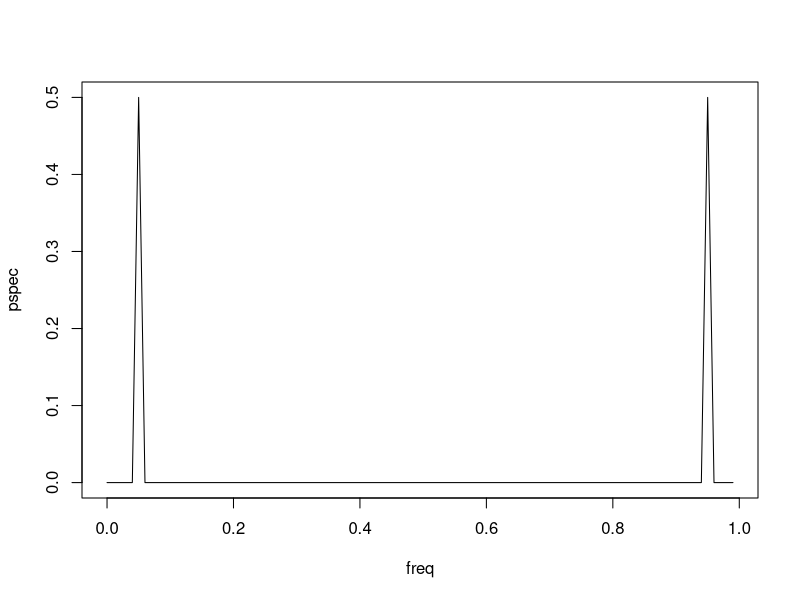
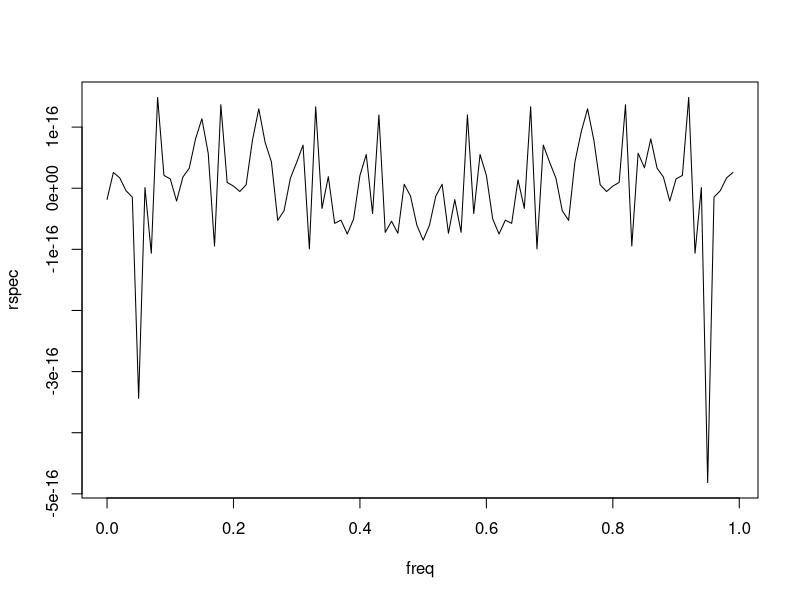
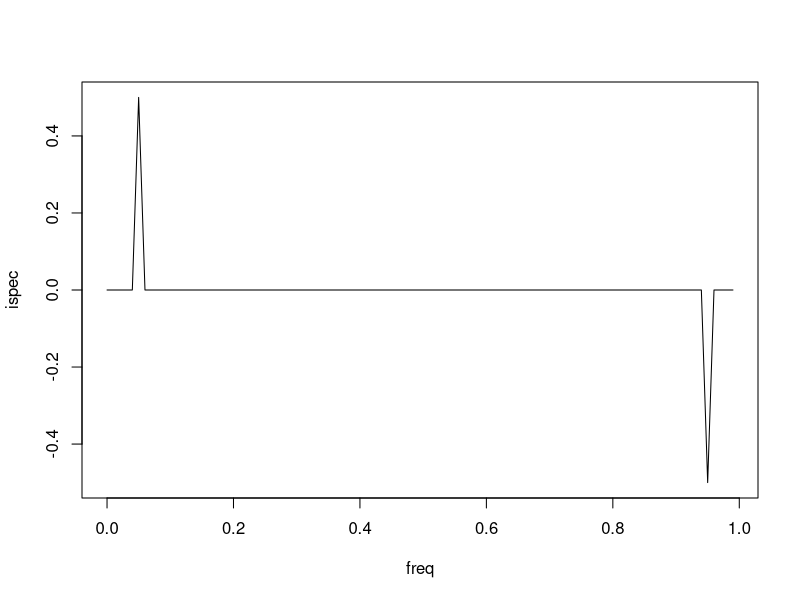
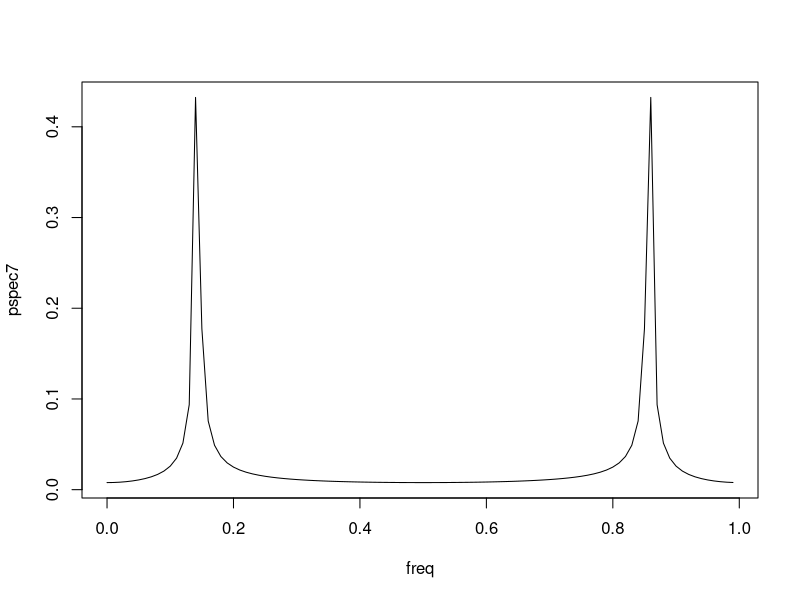
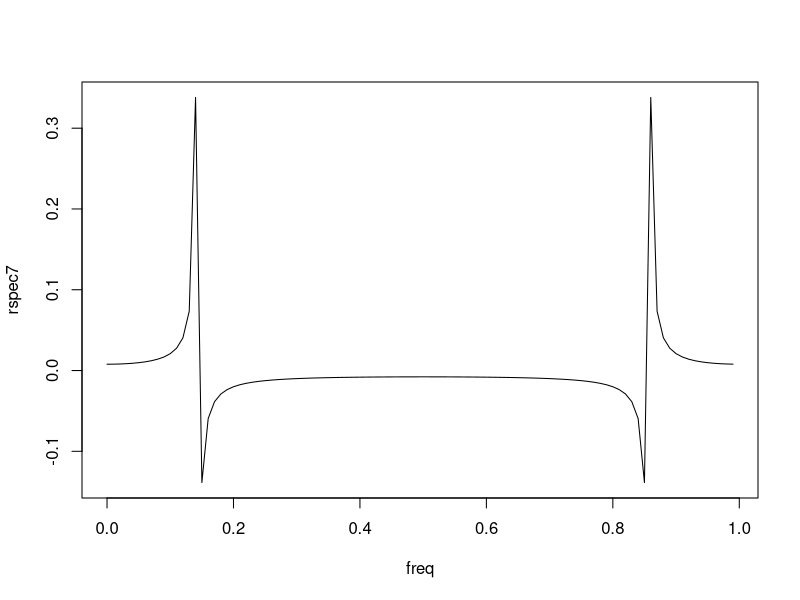
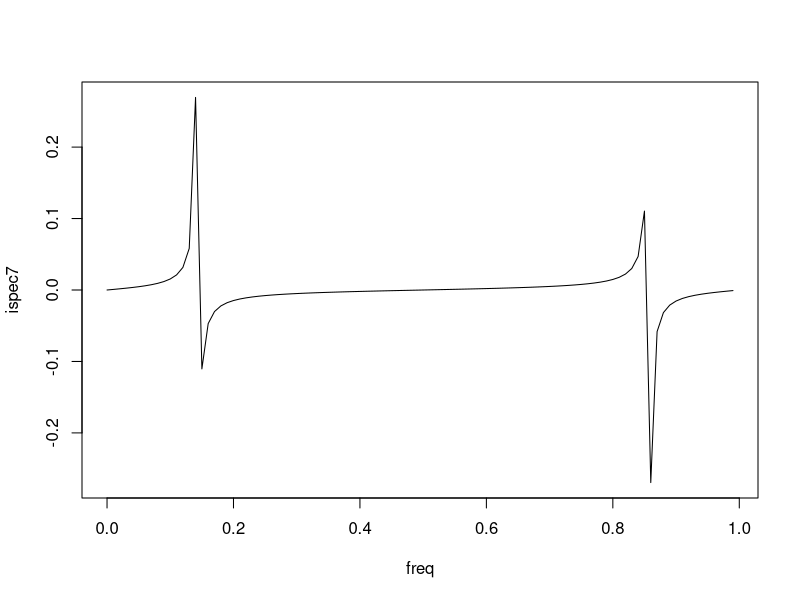
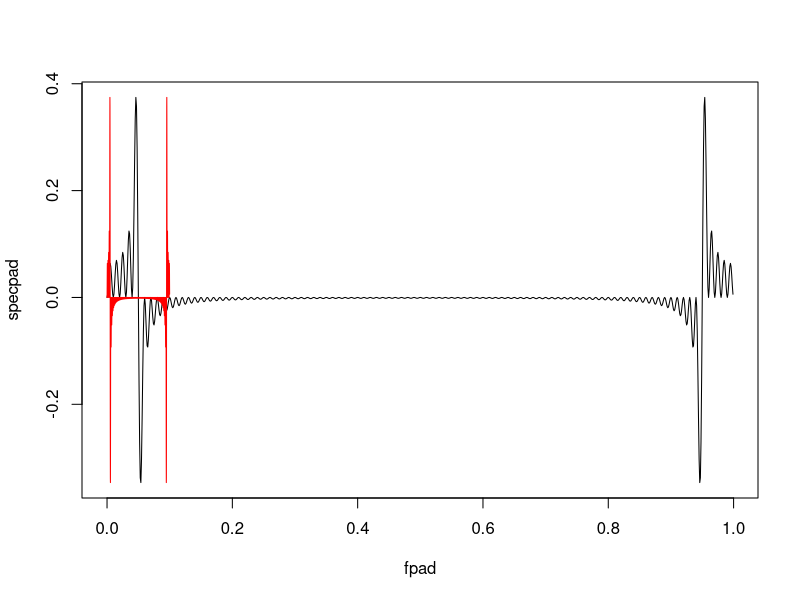
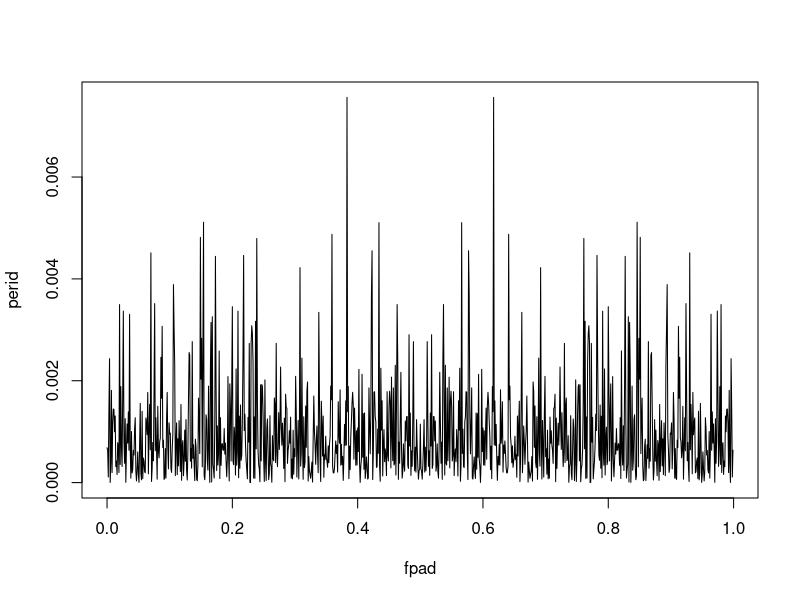

R code for these plots, in order: (Note: this script raises an error after producing the figures.)
#Question 2
#(a)
time <- 0:99
xdata <- sin(2*pi*time/20)
spec <- fft(xdata,inverse=TRUE)/length(xdata)
pspec <- abs(spec)
rspec <- Re(spec)
ispec <- Im(spec)
freq <- (0:99)/100
plot(freq,pspec,"l")
plot(freq,rspec,"l")
plot(freq,ispec,"l")


#(b)
xdata7 <- sin(2*pi*time/7)
spec7 <- fft(xdata7,inverse=TRUE)/length(xdata7)
pspec7 <- abs(spec7)
rspec7 <- Re(spec7)
ispec7 <- Im(spec7)
plot(freq,pspec7,"l")
plot(freq,rspec7,"l")
plot(freq,ispec7,"l")

#(c)
xdatapad <- sin(2*pi*time/20)
xpad<- rep(0.0,1000)
xpad[1:100] <- xdata
specpad <- fft(xpad,inverse=TRUE)/length(xdata)
fpad <- (0:999)/1000
plot(fpad,specpad,"l")
lines(fpad/10,specpad,col="red")


#Question 3
#(a)
xdata <- rnorm(1000,mean=0,sd=1)
spec <- fft(xdata,inverse=TRUE)/length(xdata)
perid <- abs(spec)^2
fpad <- (0:999)/1000
plot(fpad,perid,"l")
mean(perid)

#(b)
xlim = 0.006
bin = 100
hist(perid,xlim=c(0.0,xlim),breaks=bin)
xx <- seq(0,20,by=0.1)
yy <- dchisq(xx,df=2)
factor = 2/mean(perid)
xx <- xx/factor
yy <- yy*factor
yy <- yy*1000
binwidth = bin/xlim
yy <- yy/(binwidth)
lines(xx,yy,col="red")

#(c)
perid_sort = sort(perid)
a95 = perid_sort[950]
a99 = perid_sort[990]
a999 = perid_sort[999]
expect95 = mean(perid) * qchisq(.95,df=2)/2
expect99 = mean(perid) * qchisq(.99,df=2)/2
expect999 = mean(perid) * qchisq(.999,df=2)/2

#From here undocumented
#(d)
pgram3 <- rep(0,998)
pgram3 <- (perid[1:998]+perid[2:999]+perid[3:1000])/3
plot(fpad[2:999],pgram3,"l")

#(d)
xlim = 0.004
bins = 100
hist(pgram3,xlim=c(0.0,xlim),breaks=bins)
xx <- seq(0,20,by=0.1)
yy <- dchisq(xx,df=6)
factor <- 6/mean(pgram3)
xx <- xx/factor
yy <- yy*factor
yy <- yy * length(pgram3)
binwidth = bins/xlim
yy <- yy/binwidth
lines(xx,yy,col="red")


#Problem 4
xdat <- rnorm(1000,mean=0,sd=1)
xdatspec <- fft(xdat,inverse=TRUE)/length(xdat)
xperid <- abs(xdatspec)^2
plot(fpad,xperid,"l")
xlim <- 0.007
xbin <- 100
hist(xdatperid,xlim=c(0.0,xlim),breaks=xbin)
xx <- seq(0,20,by=0.1)
yy <- dchisq(xx,df=2) 

ydat <- rep(0.0,1000)
ydat[2:1000] <- (xdat[2:1000]+xdat[1:999])/2
ydatspec <- fft(ydat,inverse=TRUE)/length(ydat)
yperid <- abs(ydatspec)^2
plot(fpad,yperid,"l")

#(b)
sqrtX <- sqrt(xperid)
sqrtY <- sqrt(yperid)
